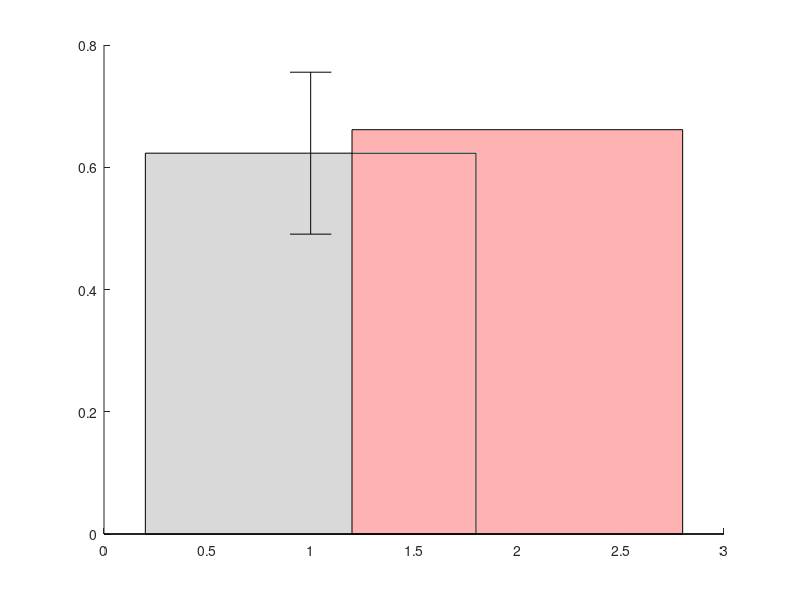

MATLAB code to generate this figure: (Note: this script raises an error after producing the figure.)
% z-score and AUC

load ('c0505_iv_dmso.mat')

% z-score
all_preF = cat(2, c0505_iv_dmso.pre_F);
all_postF = cat(2, c0505_iv_dmso.post_F);

%statistics
[a,b] = ttest(mean(all_preF,1),mean(all_postF,1))   % z-score t-test


figure (1)
row1 = mean(all_preF,1); row2 = mean(all_postF,1); n = length(row1);
m1 = mean(row1); m2 = mean(row2);
sem1 = std(row1) / sqrt(n); sem2 = std(row2) / sqrt(n);


hold on

% bars
bar(1, m1, 'FaceColor', [0.85 0.85 0.85])   % light grey
bar(2, m2, 'FaceColor', [1.0 0.7 0.7])       % light red

% SEM error bars
errorbar(1, m1, sem1, 'k', 'LineWidth', 1, 'CapSize', 10)
errorbar(2, m2, sem2, 'k', 'LineWidth', 1, 'CapSize', 10)

% shifted x positions
x1 = 1.08;   % Pre points shifted right
x2 = 1.92;   % Post points shifted left

% paired lines + dots (grey)
for i = 1:n
    plot([x1 x2], [row1(i) row2(i)], '-o', ...
        'Color', [0.6 0.6 0.6], ...
        'MarkerFaceColor', [0.6 0.6 0.6], ...
        'MarkerEdgeColor', [0.6 0.6 0.6])
end

xlim([0.5 2.5])
xticks([1 2])
xticklabels({'Pre','Post'})

% plot AUC


pre_AUC = trapz( all_preF, 1); pre_AUC(pre_AUC <0) = 0;
post_AUC = trapz( all_postF, 1);post_AUC(post_AUC <0) = 0;
[c,d] = ttest(pre_AUC,post_AUC)

figure (2)
row3 = pre_AUC; row4 = post_AUC; n = length(row3);
m1 = mean(row3); m2 = mean(row4);
sem1 = std(row3) / sqrt(n); sem2 = std(row4) / sqrt(n);
hold on

% bars
bar(1, m1, 'FaceColor', [0.85 0.85 0.85])   % light grey
bar(2, m2, 'FaceColor', [1.0 0.7 0.7])       % light red

% SEM error bars
errorbar(1, m1, sem1, 'k', 'LineWidth', 1, 'CapSize', 10)
errorbar(2, m2, sem2, 'k', 'LineWidth', 1, 'CapSize', 10)

% shifted x positions
x1 = 1.08;   % Pre points shifted right
x2 = 1.92;   % Post points shifted left

% paired lines + dots (grey)
for i = 1:n
    plot([x1 x2], [row3(i) row4(i)], '-o', ...
        'Color', [0.6 0.6 0.6], ...
        'MarkerFaceColor', [0.6 0.6 0.6], ...
        'MarkerEdgeColor', [0.6 0.6 0.6])
end

xlim([0.5 2.5])
xticks([1 2])
xticklabels({'Pre','Post'})
% transient rate

    pre_rate = []; pre_peak = []; framerate = 10;   
    duration = 1.5; %in min

for ii = 1:size (all_preF,2)
    [amp_pre, idx_pre] = findpeaks (all_preF (:,ii),  'MinPeakHeight',4); 
    [amp_post, idx_post] = findpeaks (all_postF (:,ii),  'MinPeakHeight',4);   
    pre_peakamp (1,ii) =  mean(amp_pre); %calcium transients
    pre_rate(1,ii) = length(idx_pre)/duration;   %frequency of calcium transients (per min)
    post_peakamp (1,ii) =  mean(amp_post);
    post_rate(1,ii) = length(idx_post)/duration;   
   
end
pre_peakamp(isnan(pre_peakamp)) = 0;post_peakamp(isnan(post_peakamp)) = 0;

[e,f] = ttest(pre_peakamp,post_peakamp)
[g,h] = ttest(pre_rate,post_rate)

figure (3)
row5 = pre_peakamp; row6 = post_peakamp; n = length(row5);
m1 = mean(row5); m2 = mean(row6);
sem1 = std(row5) / sqrt(n); sem2 = std(row6) / sqrt(n);
hold on

% bars
bar(1, m1, 'FaceColor', [0.85 0.85 0.85])   % light grey
bar(2, m2, 'FaceColor', [1.0 0.7 0.7])       % light red

% SEM error bars
errorbar(1, m1, sem1, 'k', 'LineWidth', 1, 'CapSize', 10)
errorbar(2, m2, sem2, 'k', 'LineWidth', 1, 'CapSize', 10)

% shifted x positions
x1 = 1.08;   % Pre points shifted right
x2 = 1.92;   % Post points shifted left

% paired lines + dots (grey)
for i = 1:n
    plot([x1 x2], [row5(i) row6(i)], '-o', ...
        'Color', [0.6 0.6 0.6], ...
        'MarkerFaceColor', [0.6 0.6 0.6], ...
        'MarkerEdgeColor', [0.6 0.6 0.6])
end

xlim([0.5 2.5])
xticks([1 2])
xticklabels({'Pre','Post'})

figure (4)
row7 = pre_rate; row8 = post_rate; n = length(row5);
m1 = mean(row7, 'omitnan'); m2 = mean(row8, 'omitnan');
sem1 = std(row7) / sqrt(n); sem2 = std(row8) / sqrt(n);
hold on

% bars
bar(1, m1, 'FaceColor', [0.85 0.85 0.85])   % light grey
bar(2, m2, 'FaceColor', [1.0 0.7 0.7])       % light red

% SEM error bars
errorbar(1, m1, sem1, 'k', 'LineWidth', 1, 'CapSize', 10)
errorbar(2, m2, sem2, 'k', 'LineWidth', 1, 'CapSize', 10)

% shifted x positions
x1 = 1.08;   % Pre points shifted right
x2 = 1.92;   % Post points shifted left

% paired lines + dots (grey)
for i = 1:n
    plot([x1 x2], [row7(i) row8(i)], '-o', ...
        'Color', [0.6 0.6 0.6], ...
        'MarkerFaceColor', [0.6 0.6 0.6], ...
        'MarkerEdgeColor', [0.6 0.6 0.6])
end

xlim([0.5 2.5])
xticks([1 2])
xticklabels({'Pre','Post'})
